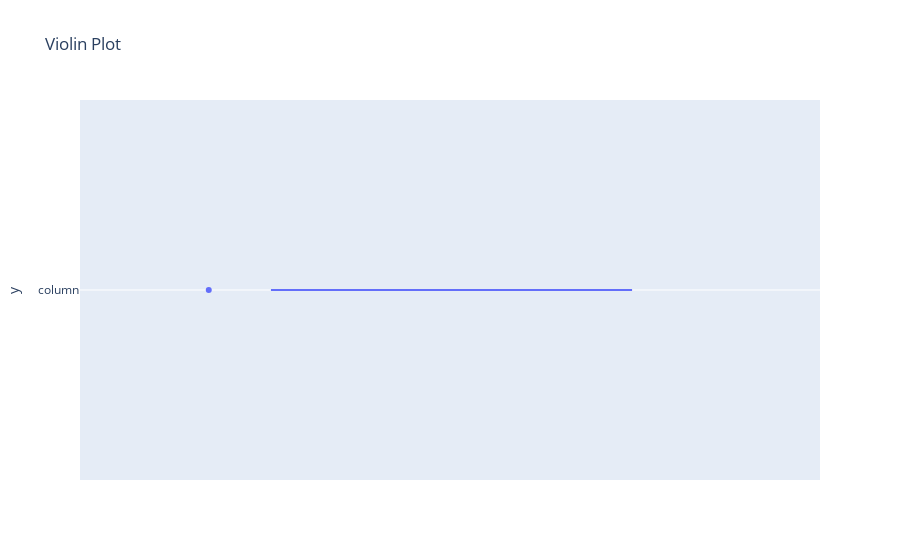

Notebook code for this chart:
### Markdown cell above
### Task 3: Basic EDA
- Using plotly express, create a violin plot of each numerical feature in the data.

### Code cell
import pandas as pd
import plotly.express as px

df = pd.read_csv('Food_Costs.csv')
px.violin(df, y= ['column'], box=True, points="all", title="Violin Plot")

### Figure 1 — Plotly figure (JSON) as saved in the notebook; plotly's stock layout.template omitted (floating-point values rounded to 4 significant figures)
{"data": [{"alignmentgroup": "True", "box": {"visible": true}, "hovertemplate": "y=%{y}<extra></extra>", "legendgroup": "", "marker": {"color": "#636efa"}, "name": "", "offsetgroup": "", "orientation": "v", "points": "all", "scalegroup": "True", "showlegend": false, "type": "violin", "x0": " ", "xaxis": "x", "y": ["column"], "y0": " ", "yaxis": "y"}], "layout": {"legend": {"tracegroupgap": 0}, "title": {"text": "Violin Plot"}, "violinmode": "group", "xaxis": {"anchor": "y", "domain": [0, 1]}, "yaxis": {"anchor": "x", "domain": [0, 1], "title": {"text": "y"}}}}
